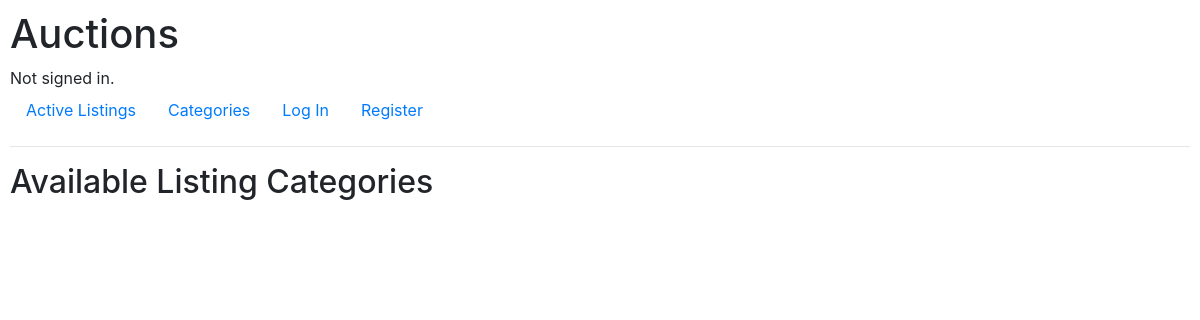
Page /categories on the earlier database version.
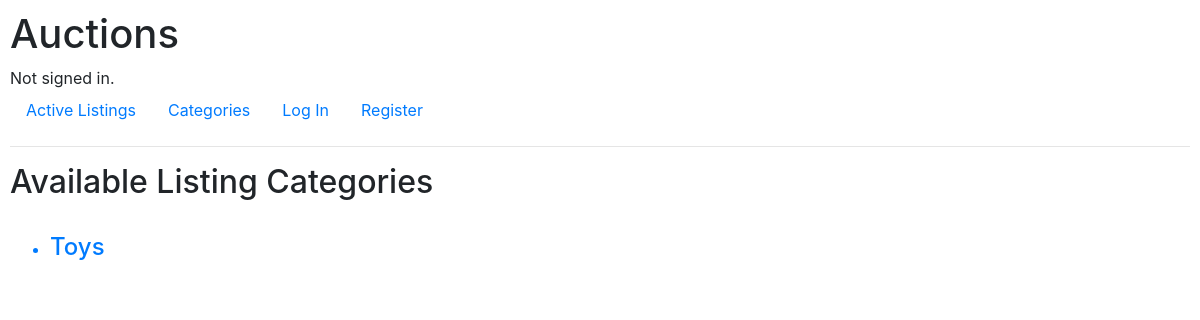
Same page on the later database version.
### auctions/models.py (models this page shows)
class Auction_Listings(models.Model):
    title = models.CharField(max_length=64)
    creator = models.ForeignKey(User, on_delete=models.CASCADE, related_name= "creator")
    description = models.TextField(default=title)
    starting_bid = models.DecimalField(max_digits=20, decimal_places=2)
    status = models.CharField(max_length=2, null=True, choices=[("A","Active"), ("I","Inactive")], default="A")
    url_img = models.CharField(max_length=512, blank = True, default="")
    category = models.CharField(max_length=32,blank=True, default="")
    users_watchlist = models.ManyToManyField(User,blank=True)
    highest_bid = models.DecimalField(max_digits=20, decimal_places=2, blank=True, default=0)

### auctions/views.py (the view)
# urls.py: path("categories", views.categories, name = "categories"),
def categories(request):
    ca = []
    for i in Auction_Listings.objects.all():
        c = i.category
        if (c not in ca) and (c != ""):
            ca.append(c)
    return render(request, "auctions/categories.html", {"categories":ca})

### auctions/templates/auctions/categories.html
{% extends "auctions/layout.html" %}
{% block body %}
    <h2>Available Listing Categories</h2><br>
    <ul>
    {% for ca in categories %}
                <a href = "{% url 'category' ca %}">
                    <li><h4>{{ca}}</h4></li>
                </a>
    {% endfor %}
    </ul>
{% endblock %}

Differences in the rows shown:
added Auction_Listings: categories "Toys"
